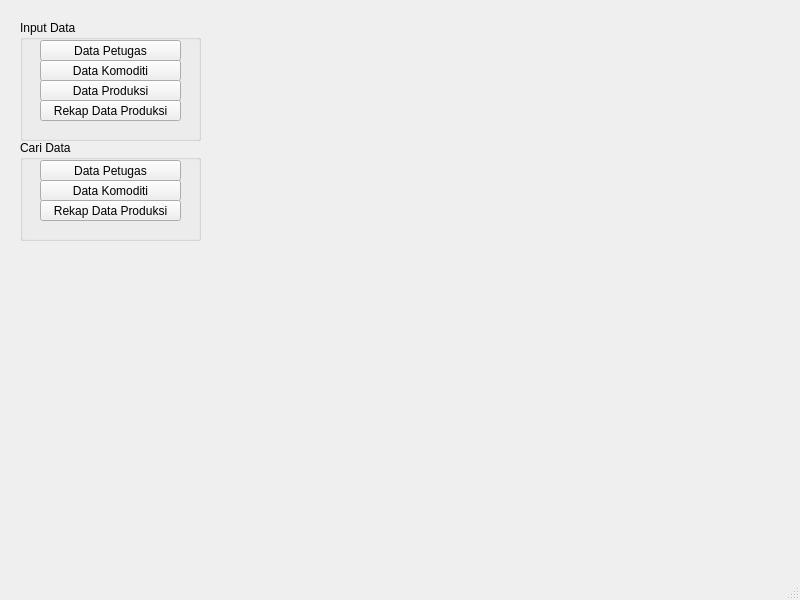
<?xml version="1.0" encoding="UTF-8"?>
<ui version="4.0">
 <class>programPertanian</class>
 <widget class="QMainWindow" name="programPertanian">
  <property name="geometry">
   <rect>
    <x>0</x>
    <y>0</y>
    <width>800</width>
    <height>600</height>
   </rect>
  </property>
  <property name="windowTitle">
   <string>programPertanian</string>
  </property>
  <widget class="QWidget" name="centralwidget">
   <widget class="QGroupBox" name="groupBox">
    <property name="geometry">
     <rect>
      <x>20</x>
      <y>20</y>
      <width>181</width>
      <height>121</height>
     </rect>
    </property>
    <property name="title">
     <string>Input Data</string>
    </property>
    <widget class="QPushButton" name="tbl_input_data_petugas">
     <property name="geometry">
      <rect>
       <x>20</x>
       <y>20</y>
       <width>141</width>
       <height>21</height>
      </rect>
     </property>
     <property name="text">
      <string>Data Petugas</string>
     </property>
    </widget>
    <widget class="QPushButton" name="tbl_input_data_komoditi">
     <property name="geometry">
      <rect>
       <x>20</x>
       <y>40</y>
       <width>141</width>
       <height>21</height>
      </rect>
     </property>
     <property name="text">
      <string>Data Komoditi</string>
     </property>
    </widget>
    <widget class="QPushButton" name="tbl_input_data_produksi">
     <property name="geometry">
      <rect>
       <x>20</x>
       <y>60</y>
       <width>141</width>
       <height>21</height>
      </rect>
     </property>
     <property name="text">
      <string>Data Produksi</string>
     </property>
    </widget>
    <widget class="QPushButton" name="tbl_input_rekap">
     <property name="geometry">
      <rect>
       <x>20</x>
       <y>80</y>
       <width>141</width>
       <height>21</height>
      </rect>
     </property>
     <property name="text">
      <string>Rekap Data Produksi</string>
     </property>
    </widget>
   </widget>
   <widget class="QGroupBox" name="groupBox_2">
    <property name="geometry">
     <rect>
      <x>20</x>
      <y>140</y>
      <width>181</width>
      <height>101</height>
     </rect>
    </property>
    <property name="title">
     <string>Cari Data</string>
    </property>
    <widget class="QPushButton" name="tbl_cari_data_petugas">
     <property name="geometry">
      <rect>
       <x>20</x>
       <y>20</y>
       <width>141</width>
       <height>21</height>
      </rect>
     </property>
     <property name="text">
      <string>Data Petugas</string>
     </property>
    </widget>
    <widget class="QPushButton" name="tbl_cari_data_komoditi">
     <property name="geometry">
      <rect>
       <x>20</x>
       <y>40</y>
       <width>141</width>
       <height>21</height>
      </rect>
     </property>
     <property name="text">
      <string>Data Komoditi</string>
     </property>
    </widget>
    <widget class="QPushButton" name="tbl_cari_rekap">
     <property name="geometry">
      <rect>
       <x>20</x>
       <y>60</y>
       <width>141</width>
       <height>21</height>
      </rect>
     </property>
     <property name="text">
      <string>Rekap Data Produksi</string>
     </property>
    </widget>
   </widget>
  </widget>
  <widget class="QMenuBar" name="menubar">
   <property name="geometry">
    <rect>
     <x>0</x>
     <y>0</y>
     <width>800</width>
     <height>17</height>
    </rect>
   </property>
  </widget>
  <widget class="QStatusBar" name="statusbar"/>
 </widget>
 <resources/>
 <connections/>
</ui>
